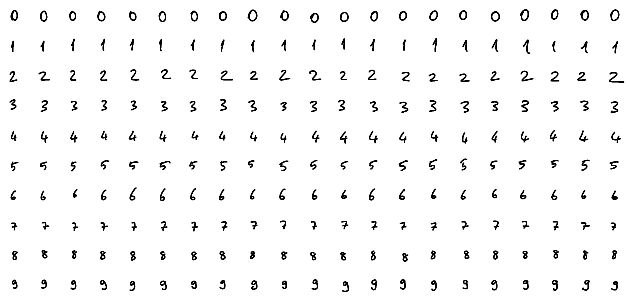
#> input picture 3-NeuralNetworks/05-Frameworks/lab/myMnist.jpg, 630 x 300 px
$ jupyter execute --allow-errors LabFrameworks.ipynb   (shell and % lines are left out)
#> lines starting #> are read from the running program, lines starting #| are printed output that depends on the picture; after the words box and inside, x2 and y2 are one past the last pixel; in counts of white or black regions, pixels touching at a corner belong together
[cell 1]
# Part 1: Iris Classification

# Getting the Dataset
from sklearn.datasets import load_iris
from sklearn.model_selection import train_test_split
from matplotlib import pyplot as plt
import seaborn as sns
import pandas as pd
import numpy as np
import sklearn
import torch

iris = load_iris()
features = iris['data']
labels = iris['target']
class_names = iris['target_names']
feature_names = iris['feature_names']

print(f"Features: {feature_names}, Classes: {class_names}")

[cell 2]
# Visualize the Data
df = pd.DataFrame(features,columns=feature_names).join(pd.DataFrame(labels,columns=['Label']))
df

[cell 3]
sns.pairplot(df,hue='Label')

[cell 4]
# Code to normalize and encode the data
features_n = sklearn.preprocessing.normalize(features, return_norm=False)
n_values = np.max(labels) + 1
labels_onehot = np.eye(n_values)[labels]

[cell 5]
# Split the data
features_train, features_test, labels_train, labels_test = sklearn.model_selection.train_test_split(features_n,labels_onehot)

#> (a cell that did not finish here is left out)

[cell 7]
num_classes = 3

#> (the rest of this cell did not finish here and is left out)

[cell 8]
# Train the network

# [23 lines left out: function train, not called in this run]

[cell 9]
# [7 lines left out: function calculate_accuracy, not called in this run]

#> (a cell that did not finish here is left out)

[cell 11]
# Visualize train/validation accuracy graph

# [22 lines left out: function plot_training_loss_acc, not called in this run]

#> (the rest of this cell did not finish here and is left out)

[cell 12]
# Experiment

# One-layer network with 3 neurons (equal to the number of classes)

class MyNet1(torch.nn.Module):   # inherited from torch.nn.Module
    def __init__(self):
        super().__init__()
        self.fc1 = torch.nn.Linear(4,3,dtype=float)

    def forward(self,x):
        x = self.fc1(x)
        return torch.Tensor(x)  # Make sure x is a tensor

#> (the rest of this cell did not finish here and is left out)

#> (a cell that did not finish here is left out)

#> (a cell that did not finish here is left out)

#> (a cell that did not finish here is left out)

#> (a cell that did not finish here is left out)

[cell 17]
# MNIST Training but make id DIY

from PIL import Image
from pathlib import Path

# Load the dataset
fileName = 'myMnist.jpg'
imageJPG = Image.open(fileName,mode='r',formats=None)
#> imageJPG is the input picture: PIL image 630x300 RGB; min 0, max 255, mean 245.2
fileNamePNG = 'myMnist.png'
imageJPG.save(fileNamePNG)
imagePNG = Image.open(fileNamePNG,mode='r',formats=None)

def show(img, figsize=(8, 4), title=None):
    plt.figure(figsize=figsize)
    plt.imshow(img)
    if title:
        plt.title(title)
    plt.show()

show(imagePNG)

[cell 18]
print(f'Image details')
print(f'Format {imagePNG.format}')
#| Format PNG
print(f'Size {imagePNG.size}')
#| Size (630, 300)
print(f'Mode {imagePNG.mode}')
#| Mode RGB

[cell 19]
# Change color mode to black-and-white, 256 shades

from PIL import ImageEnhance

bw_image = imagePNG.convert(mode='L')
show(bw_image, figsize=(12, 12))
bw_image = ImageEnhance.Contrast(bw_image).enhance(1.5)
show(bw_image, figsize=(12, 12))

# Threshold the grayscale image
threshold = 150  # Adjust this value based on your image
thresholded_image = bw_image.point(lambda p: p > threshold and 255)
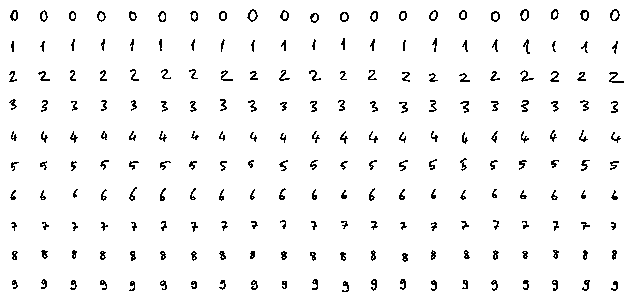
#> thresholded_image: PIL image 630x300 L; 96% white; black in thin lines or dots

[cell 20]
# Cut square images 30x30 pixels each.
# Image size is (630, 300) and there are 10 rows with 30 elements in it.

SIZE = 30

samples = [] #array to store cut images
for digit, y in enumerate(range(0, thresholded_image.height, SIZE)):
    cuts=[]
    for x in range(0, thresholded_image.width, SIZE):
        cut = thresholded_image.crop(box=(x, y, x+SIZE, y+SIZE))
        cuts.append(cut)
    samples.append(cuts)
#> after the loop, samples = 10 items
print(f'Cut {len(samples)*len(samples[0])} images total.')
#| Cut 210 images total.

[cell 21]
f = plt.figure(figsize=(18,2))
ax = f.subplots(1, 6)
for i, n in enumerate(np.random.randint(0, len(samples), size=6)):
    m = (np.random.randint(0, len(samples[n])))
    ax[i].imshow(samples[n][m])
    ax[i].set_title(f'Digit: [{n}]')
#> this loop made 6 passes
#> (n, m) on passes 1 to 6: (8, 3), (3, 12), (8, 14), (2, 0), (8, 4), (4, 3)
plt.show()

[cell 22]
# Center images
from PIL import ImageOps
import matplotlib.patches as patches

sample = samples[4][15]
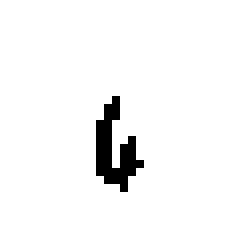
#> sample: PIL image 30x30 L (shown 8 times larger); 96.2% white; black in thin lines or dots, all inside (x1, y1, x2, y2) = (12, 12, 18, 24)
show(sample, figsize=(2, 2))

[cell 23]
def invert(im):
    if im.mode in {'P', 'PA'}:
        pmode, pal = im.palette.getdata()
        pal = Image.frombytes(pmode, (len(pal) // len(pmode), 1), pal)
        im = im.copy()
        im.palette.palette = invert(pal).tobytes()
        return im
    elif im.mode in {'LA', 'La', 'RGBA', 'RGBa', 'RGBX'}:
        return im.point([*range(255, -1, -1)] * (len(im.mode) - 1) + [*range(256)])
    else:
        # This may fail
        return im.point(lambda x: 255-x)

# Inver sample, get bbox and display all that stuff.
inv_sample = invert(sample)
show(inv_sample, figsize=(2, 2))

[cell 24]
bbox = inv_sample.getbbox()
#> bbox = (12, 12, 18, 24)

fig = plt.figure(figsize=(2, 2))
ax = fig.add_axes([0,0,1,1])

ax.imshow(inv_sample)

width = bbox[2] - bbox[0]
#> width = 6
height = bbox[3] - bbox[1]
#> height = 12

rect = patches.Rectangle((bbox[0]-1, bbox[1]-1), width, height, fill=False, alpha=1, edgecolor='w')

ax.add_patch(rect)
plt.show()

[cell 25]
crop = inv_sample.crop(bbox)
show(crop, title='Image cropped to bounding box')
#> in show (call 6), `plt.show()`:
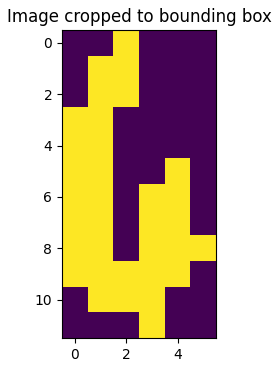
#> figure drawn by matplotlib, 1 panel

#resize back
new_size = 28
delta_w = new_size - crop.size[0]
#> delta_w = 22
delta_h = new_size - crop.size[1]
#> delta_h = 16
padding = (delta_w//2, delta_h//2, delta_w-(delta_w//2), delta_h-(delta_h//2))
#> padding = (11, 8, 11, 8)
new_im = ImageOps.expand(crop, padding)
#> new_im: PIL image 28x28 L; 4.3% white in thin lines or dots, all inside (x1, y1, x2, y2) = (11, 8, 17, 20)
show(new_im, title='Resized and centered to 28x28')

[cell 26]
def resize_and_center(sample, new_size=28):
    inv_sample = ImageOps.invert(sample)
    bbox = inv_sample.getbbox()
    crop = inv_sample.crop(bbox)
    delta_w = new_size - crop.size[0]
    delta_h = new_size - crop.size[1]
    padding = (delta_w//2, delta_h//2, delta_w-(delta_w//2), delta_h-(delta_h//2))
    return ImageOps.expand(crop, padding)

resized_samples = []
for row in samples:
    resized_samples.append([resize_and_center(sample) for sample in row])
#> this loop made 10 passes
#> pass 1, in resize_and_center (call 3), `inv_sample = ImageOps.invert(sample)`:
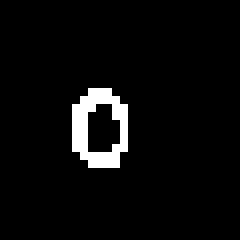
#> inv_sample: PIL image 30x30 L (shown 8 times larger); 4.3% white in thin lines or dots, all inside (x1, y1, x2, y2) = (9, 11, 16, 21)
#> pass 1, in resize_and_center (call 4), `inv_sample = ImageOps.invert(sample)`:
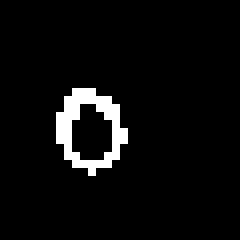
#> inv_sample: PIL image 30x30 L (shown 8 times larger); 4.7% white in thin lines or dots, all inside (x1, y1, x2, y2) = (7, 11, 16, 22)

[cell 27]
f = plt.figure(figsize=(18,2))
ax = f.subplots(1, 6)
for i, n in enumerate(np.random.randint(0, len(resized_samples), size=6)):
    m = (np.random.randint(0, len(resized_samples[n])))
    ax[i].imshow(resized_samples[n][m])
    ax[i].set_title(f'Digit: [{n}]')
#> this loop made 6 passes
#> n on passes 1 to 6: 6, 9, 8, 0, 8, 5
plt.show()
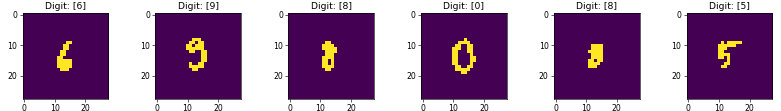
#> figure drawn by matplotlib, 6 panels

[cell 28]
preview = Image.new('L', (len(samples[0])*new_size, len(samples)*new_size))
#> preview: PIL image 588x280 L; every value is 0


x = 0
y = 0
for row in resized_samples:
    for sample in row:
        preview.paste(sample, (x, y))
        x += new_size
    y+=new_size
    x = 0
#> this loop made 10 passes
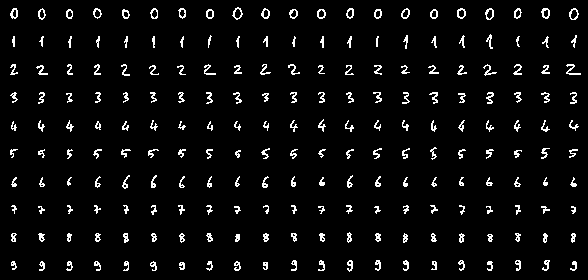
#> preview: PIL image 588x280 L; 4.5% white in thin lines or dots
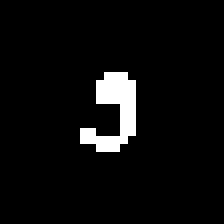
#> sample: PIL image 28x28 L (shown 8 times larger); 4.7% white in thin lines or dots, all inside (x1, y1, x2, y2) = (10, 9, 17, 19)

show(preview, figsize=(18,18), title='Processed images')
preview.save('preview.png')

[cell 29]
binary_samples = np.array([[sample.getdata() for sample in row] for row in resized_samples])
binary_samples = binary_samples.reshape(len(resized_samples)*len(resized_samples[0]), 28, 28)

[cell 30]
show(binary_samples[128], figsize=(1,1))

[cell 31]
classes = np.array([[i]*21 for i in range(10)]).reshape(-1)

[cell 32]
print(f'X shape: {binary_samples.shape}')
#| X shape: (210, 28, 28)
print(f'y shape: {classes.shape}')
#| y shape: (210,)

[cell 33]
xfile = 'digits_x_test.npy'
yfile = 'digits_y_test.npy'
np.save(xfile, binary_samples)
np.save(yfile, classes)

[cell 34]
x_test = np.load(xfile)
y_test = np.load(yfile)
x_test.shape, y_test.shape

[cell 35]
for i in np.random.randint(x_test.shape[0], size=6):
    show(x_test[i], title=f'Digit [{y_test[i]}]', figsize=(1,1))
#> this loop made 6 passes
#> pass 1, in show (call 10), `plt.show()`:
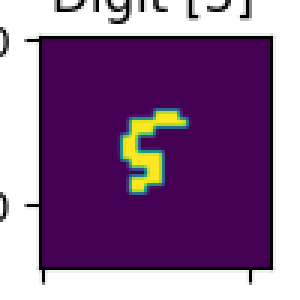
#> figure drawn by matplotlib, 1 panel
#> pass 2, in show (call 11), `plt.show()`:
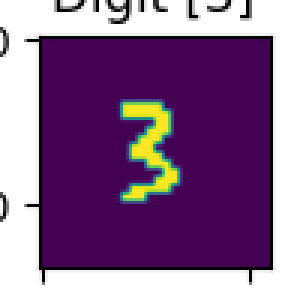
#> figure drawn by matplotlib, 1 panel
